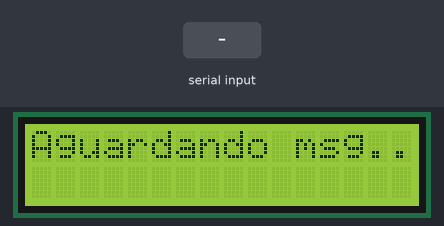
Recording of a sketch running on a simulated Arduino Uno, built with avr-gcc and run on an emulated ATmega328P. Parts: 16×2 character LCD. The inputs (shaded band) are chosen by the test bench.

Above: at 1.3 s.
1.4 s: "1\n" received over the second serial link
At 2.4 s:
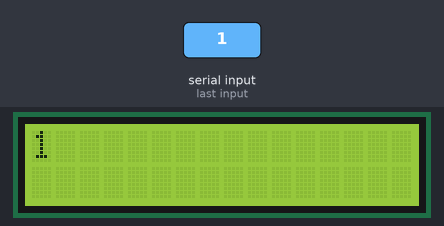
2.9 s: "0\n" received over the second serial link
At 3.5 s:
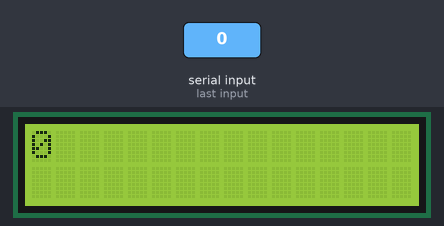
4.4 s: "2\n" received over the second serial link
At 5.9 s:
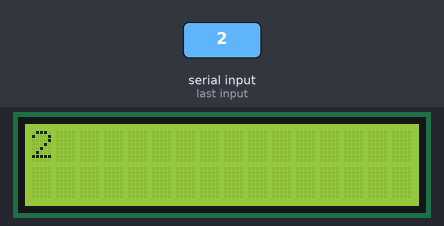
Timing chart, 0 to 7.4 s (numbered marks = the images above; inputs shaded):
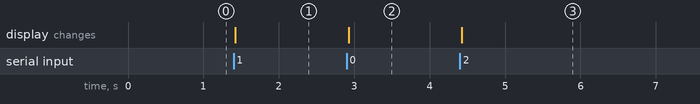

Measured:
- after the input at 1.4 s, the display: changes at once (image 1)
- after the input at 2.9 s, the display: changes at once (image 2)
- after the input at 4.4 s, the display: changes at once (image 3)

The sketch:

p09_lcd_bluetooth.ino
```cpp
/*
 * Projeto 09: Mensagem no Display LCD 16x2 I2C via Celular
 * Display: LCD 16x2 I2C (SDA = A4, SCL = A5)
 */
#include <Wire.h>
#include <LiquidCrystal_I2C.h>
#include <SoftwareSerial.h>

const byte PINO_BT_RX = 2;
const byte PINO_BT_TX = 3;

SoftwareSerial bluetooth(PINO_BT_RX, PINO_BT_TX);
LiquidCrystal_I2C lcd(0x27, 16, 2);

String mensagemRecebida = "";

void setup() {
  lcd.init();
  lcd.backlight();
  lcd.clear();
  lcd.setCursor(0, 0);
  lcd.print("Aguardando msg..");

  Serial.begin(9600);
  bluetooth.begin(9600);
  bluetooth.println(F("LCD I2C pronto! Digite uma frase e aperte Enter no app."));
}

void loop() {
  while (bluetooth.available()) {
    char c = bluetooth.read();
    if (c == '\n' || c == '\r') {
      if (mensagemRecebida.length() > 0) {
        lcd.clear();
        lcd.setCursor(0, 0);
        // Exibe primeiros 16 caracteres na linha 1
        lcd.print(mensagemRecebida.substring(0, 16));
        // Se houver mais, exibe na linha 2
        if (mensagemRecebida.length() > 16) {
          lcd.setCursor(0, 1);
          lcd.print(mensagemRecebida.substring(16, 32));
        }
        bluetooth.print(F("Exibido no LCD: "));
        bluetooth.println(mensagemRecebida);
        mensagemRecebida = "";
      }
    } else {
      if (mensagemRecebida.length() < 32) {
        mensagemRecebida += c;
      }
    }
  }
}
```
